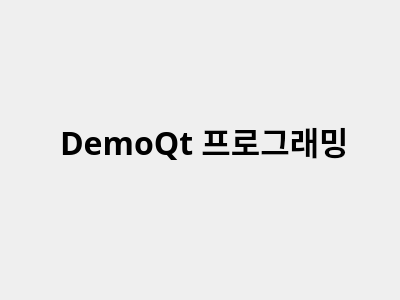
<?xml version="1.0" encoding="UTF-8"?>
<ui version="4.0">
 <class>Dialog</class>
 <widget class="QDialog" name="Dialog">
  <property name="geometry">
   <rect>
    <x>0</x>
    <y>0</y>
    <width>400</width>
    <height>300</height>
   </rect>
  </property>
  <property name="windowTitle">
   <string>Dialog</string>
  </property>
  <widget class="QLabel" name="label">
   <property name="geometry">
    <rect>
     <x>60</x>
     <y>110</y>
     <width>331</width>
     <height>61</height>
    </rect>
   </property>
   <property name="font">
    <font>
     <family>맑은 고딕</family>
     <pointsize>24</pointsize>
     <weight>75</weight>
     <bold>true</bold>
    </font>
   </property>
   <property name="text">
    <string>DemoQt 프로그래밍</string>
   </property>
  </widget>
 </widget>
 <resources/>
 <connections/>
</ui>
